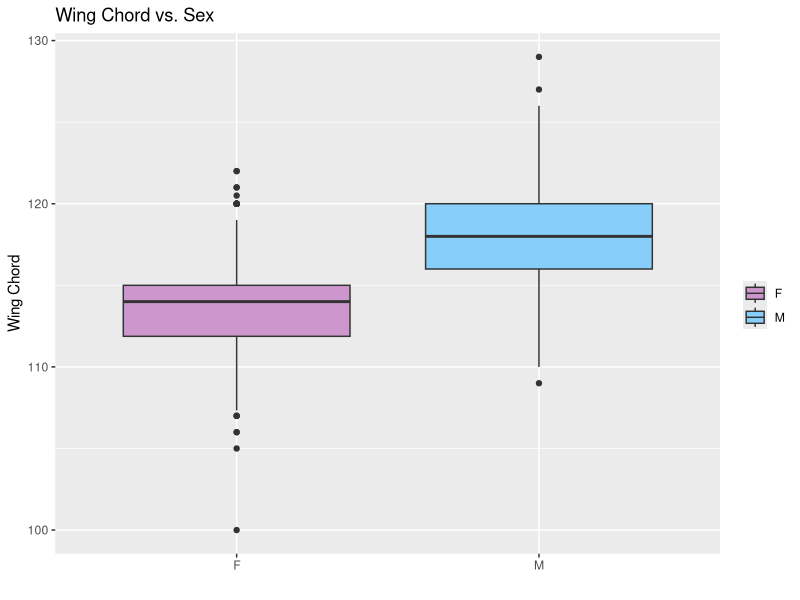
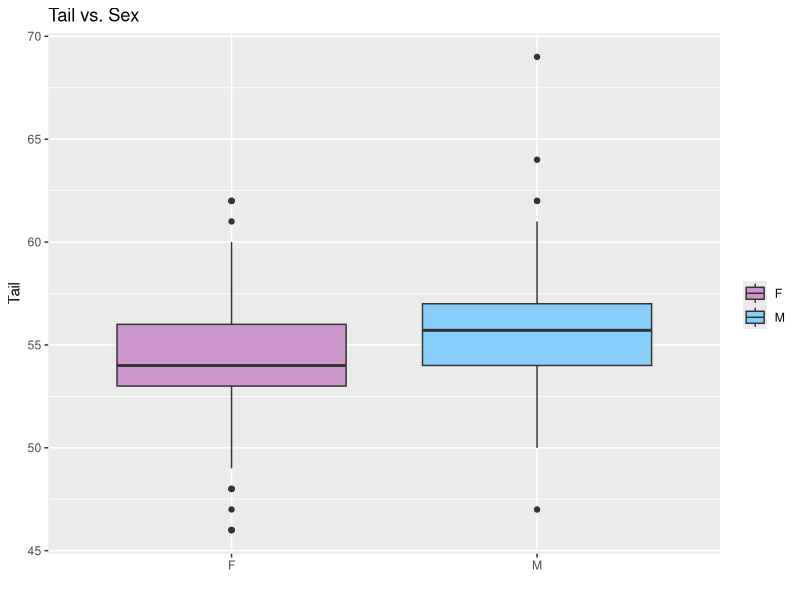
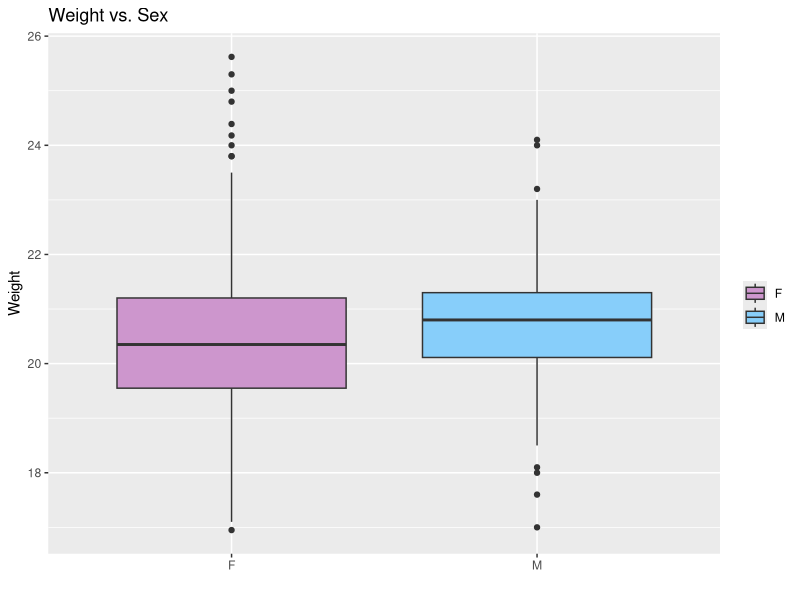
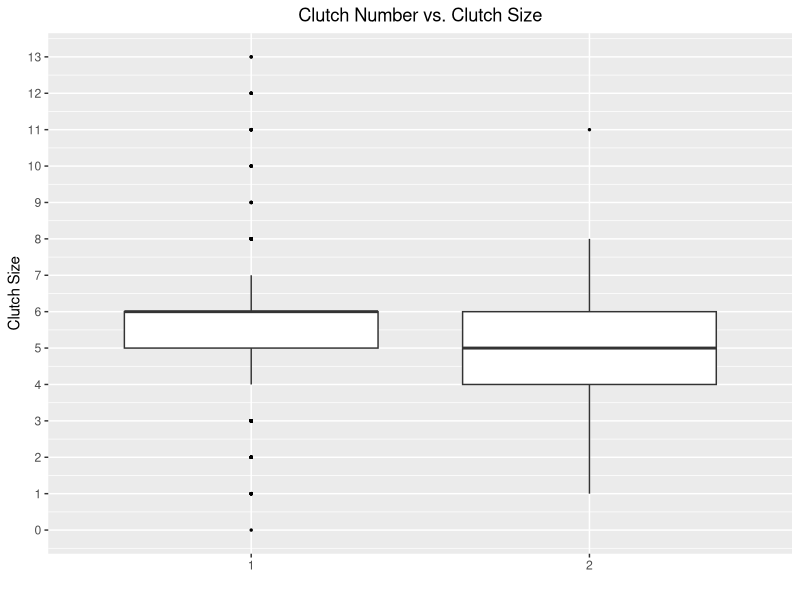
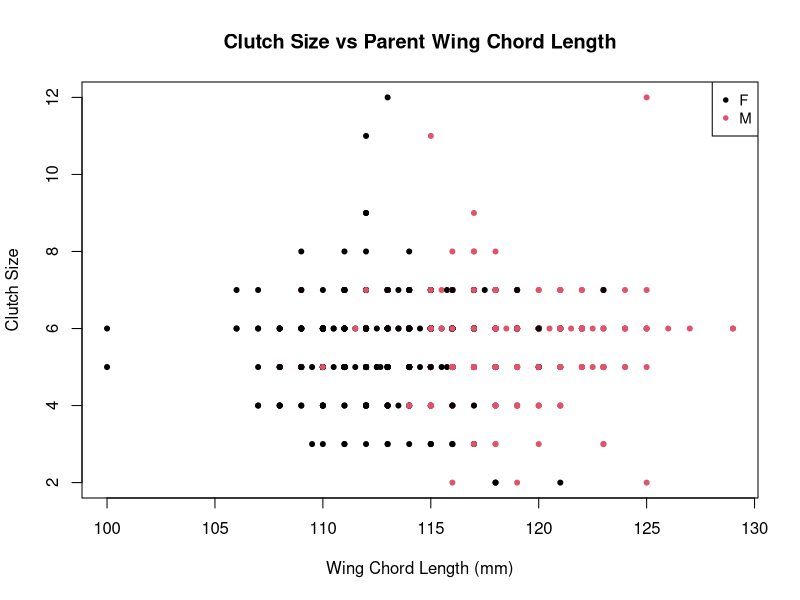
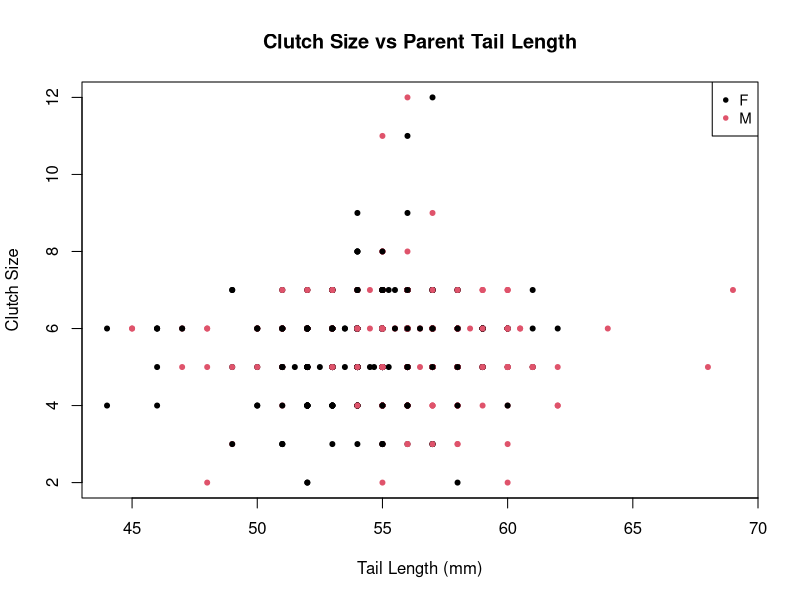
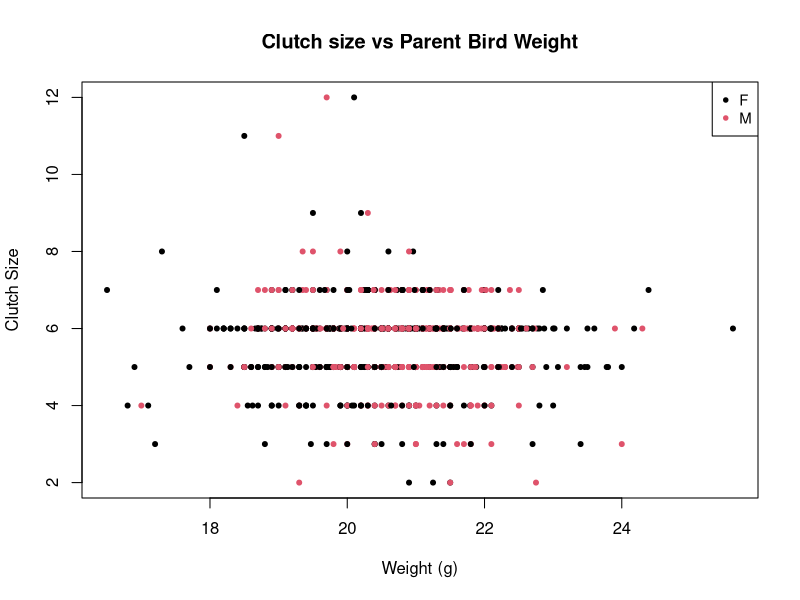
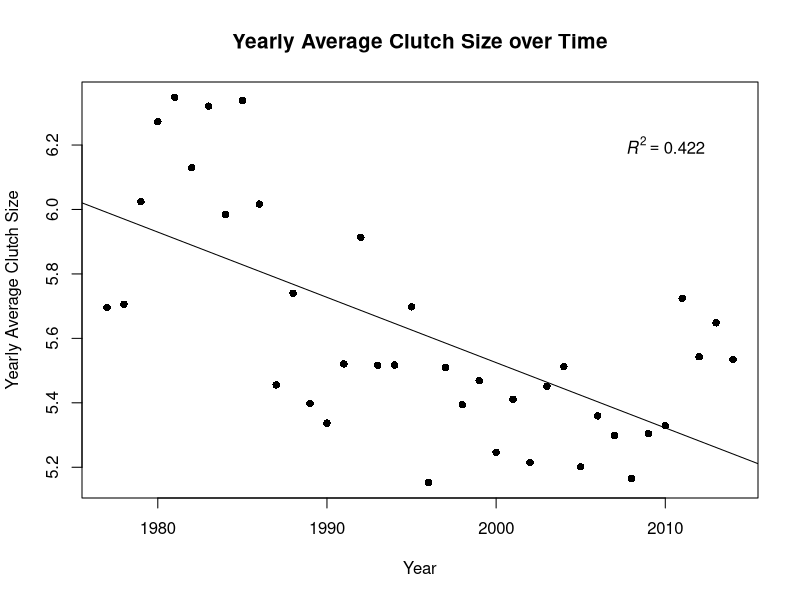

These charts were generated, in order, by the following R code:
## ---- chunk 1
# DO NOT ALTER CODE IN THIS CHUNK
knitr::opts_chunk$set(echo = TRUE)
## ---- chunk 2
library(dplyr)
library(ggplot2)
library(tidyr)
library(lubridate)
library(reshape)
library(readr)
library(ggpubr)

banding <- read.csv("TRES/banding_final.csv")
banding_nest <- read.csv("TRES/banding_nest_final.csv")
nest <- read.csv("TRES/nest_final.csv")

## ---- chunk 3
# Now, we want to make sure the class of our data is correct before we move forward:
str(banding)
# lets go ahead and convert the sex and nest_box column class into factors:
banding$sex <- as.factor(banding$sex)
banding$nest_box <- as.factor(banding$nest_box)


str(banding_nest)
# fix class
banding_nest$sex <- as.factor(banding_nest$sex)
banding_nest$nest_box <- as.factor(banding_nest$nest_box)
banding_nest$location <- as.factor(banding_nest$location)

str(banding_nest)
# fix class
nest$nest_code <- as.factor(nest$nest_code)
nest$location <- as.factor(nest$location)
## ---- chunk 4
# look at the following variable to see how they differ by gender : wing_chord, tail, and weight

# will will take the mean of these measurements by band_number and gender

wing_chord <- aggregate(wing_chord ~ band_number + sex, banding, mean)


# Boxplot of these trends based on sex

ggplot(wing_chord, aes(factor(sex), wing_chord, fill=sex)) + 
  geom_boxplot() +
  scale_fill_manual("", values=c("M"= "lightskyblue", "F"= "plum3")) + 
  xlab('') +
  ylab('Wing Chord') +
  ggtitle("Wing Chord vs. Sex")


# Lets go ahead and try calculating the mean tail length by sex and band number and graph boxplots of these values:


#### these are the answers ###
tail <- aggregate(tail ~ band_number + sex, banding, mean)
weight <- aggregate(weight ~ band_number + sex, banding, mean)


ggplot(tail, aes(factor(sex), tail, fill=sex)) + 
  geom_boxplot() +
  scale_fill_manual("", values=c("M"= "lightskyblue", "F"= "plum3")) + 
  xlab('') +
  ylab('Tail') +
  ggtitle("Tail vs. Sex")

ggplot(weight, aes(factor(sex), weight, fill=sex)) + 
  geom_boxplot() +
  scale_fill_manual("", values=c("M"= "lightskyblue", "F"= "plum3")) + 
  xlab('') +
  ylab('Weight') +
  ggtitle("Weight vs. Sex")
## ---- chunk 5
# can calculate the mean female and male wing flat length like this (have been taugh this way) or could subset by sex and then calculate

wing_chord.avg <- aggregate(wing_chord ~ sex, wing_chord, mean)


tail.avg <- aggregate(tail ~ sex, tail, mean)
weight.avg <- aggregate(weight ~ sex, weight, mean)

wing_chord.avg
tail.avg
weight.avg

## ---- chunk 6
# to visualize whether there may be a trade off between clutch size and the number of clutches in a nest lets visualize these factors in a box plot
# the 'nest' dataset contains records of the clutch numbers found in nest boxes across Long Point dating back to 1987!

# lets take a quick look at the dataset first to figure out what we need to plot
head(nest)

# we want to look at how clutch size (clutch_size) may vary between the first and second clutch (clutch_number)

ggplot(nest, aes(factor(clutch_number), clutch_size)) + 
  geom_boxplot(outlier.colour="black", outlier.size=0.5, position = position_dodge(preserve = "single")) +
  xlab('') +
  ylab('Clutch Size') +
  ggtitle("Clutch Number vs. Clutch Size") +
  scale_y_continuous(breaks = seq(0, 13, by = 1)) +
  theme(plot.title = element_text(hjust = 0.5))


#  example on how to calculate the average clutch size for clutch number 1 and 2
aggregate(clutch_size ~ clutch_number, nest, mean )

## ---- chunk 7
# is the size and weight of the bird at maturity related to the clutch size? Lets look at wing chord length, tail length, and bird weight to investigate this and lets separate our analysis my male and female birds

# First, lets find the mean wing chord length when grouped by year, nest_box, sex, clutch_number, clutch_size and band number

# wing_chord
banding_nest.wing_chord <- aggregate(wing_chord ~ year + sex + nest_box + clutch_number + band_number + clutch_size, banding_nest, mean)
# tail
banding_nest.tail <- aggregate(tail ~ year + sex + nest_box + clutch_number + band_number + clutch_size, banding_nest, mean)

# weight
banding_nest.weight <- aggregate(weight ~ year + sex + nest_box + clutch_number + band_number + clutch_size, banding_nest, mean)

# lets see if we see any patterns between the number of eggs there are per clutch (clutch_size) and the weight or size of the parent tree swallow

plot(clutch_size ~ wing_chord, banding_nest.wing_chord,
     main="Clutch Size vs Parent Wing Chord Length",
     pch=20,
     col=sex,
     xlab="Wing Chord Length (mm)", 
     ylab="Clutch Size")
legend("topright", legend= levels(banding_nest.wing_chord$sex),
       col= 1:2, pch = 20, cex=0.9)

plot(clutch_size ~ tail, banding_nest.tail,
     main="Clutch Size vs Parent Tail Length",
     pch=20,
     col=sex,
     xlab="Tail Length (mm)", 
     ylab="Clutch Size")
legend("topright", legend= levels(banding_nest.tail$sex),
       col= 1:2, pch = 20, cex=0.9)

plot(clutch_size ~ weight,banding_nest.weight,
     main="Clutch size vs Parent Bird Weight",
     pch=20,
     col=sex,
     xlab="Weight (g)", 
     ylab="Clutch Size")
legend("topright", legend= levels(banding_nest.weight$sex),
       col= 1:2, pch = 20, cex=0.9)
## ---- chunk 8
# first we want to take the average clutch size that was sampled from all of the nest boxes each year

nest.average <- aggregate(clutch_size ~ year, nest, mean)

lm_clutch_size <- summary(lm(clutch_size ~ year, data= nest.average))
r2_0 <- lm_clutch_size$r.squared # for R-squared labels
rlabel_0 <- bquote(italic(R)^2 == .(format(r2_0, digits = 3)))
plot(clutch_size ~ year, data=nest.average,
     main="Yearly Average Clutch Size over Time",
     pch=16,
     xlab="Year", 
     ylab="Yearly Average Clutch Size",
     cex.main=1.25, 
     cex.lab=1)
abline(lm(clutch_size ~ year, data=nest.average))
text(2010, 6.2, rlabel_0)
